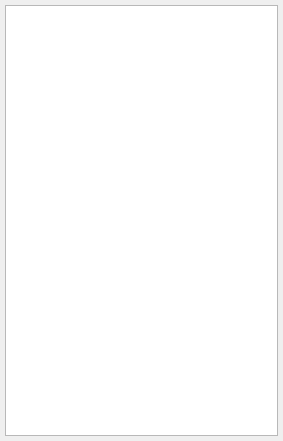
<?xml version="1.0" encoding="UTF-8"?>
<ui version="4.0">
 <class>pOpenedFileExplorer</class>
 <widget class="pDockWidget" name="pOpenedFileExplorer">
  <property name="geometry">
   <rect>
    <x>0</x>
    <y>0</y>
    <width>283</width>
    <height>441</height>
   </rect>
  </property>
  <property name="windowIcon">
   <iconset resource="../resources/resources.qrc">
    <normaloff>:/openedfileexplorer/view-list-tree.png</normaloff>:/openedfileexplorer/view-list-tree.png</iconset>
  </property>
  <property name="windowTitle">
   <string>Opened Files List</string>
  </property>
  <widget class="QWidget" name="centralwidget">
   <layout class="QVBoxLayout" name="verticalLayout">
    <property name="spacing">
     <number>3</number>
    </property>
    <property name="margin">
     <number>5</number>
    </property>
    <item>
     <widget class="QTreeView" name="tvFiles">
      <property name="contextMenuPolicy">
       <enum>Qt::CustomContextMenu</enum>
      </property>
      <property name="dragEnabled">
       <bool>true</bool>
      </property>
      <property name="dragDropMode">
       <enum>QAbstractItemView::InternalMove</enum>
      </property>
      <property name="rootIsDecorated">
       <bool>false</bool>
      </property>
      <property name="uniformRowHeights">
       <bool>true</bool>
      </property>
      <property name="allColumnsShowFocus">
       <bool>true</bool>
      </property>
      <property name="headerHidden">
       <bool>true</bool>
      </property>
     </widget>
    </item>
   </layout>
  </widget>
 </widget>
 <customwidgets>
  <customwidget>
   <class>pDockWidget</class>
   <extends>QDockWidget</extends>
   <header location="global">widgets/pDockWidget.h</header>
   <container>1</container>
  </customwidget>
 </customwidgets>
 <resources>
  <include location="../resources/resources.qrc"/>
 </resources>
 <connections/>
</ui>
